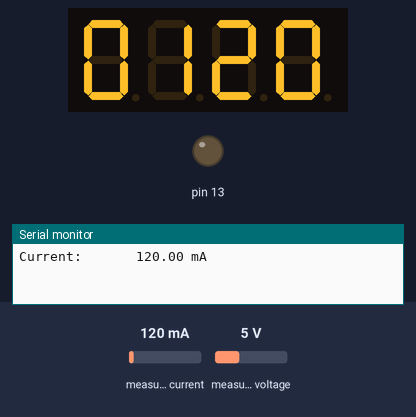
The sketch below on a simulated Arduino Uno, built with avr-gcc and run on an emulated ATmega328P. On the bench: 4-digit seven-segment display, output pins drawn as LEDs (lit = HIGH), the last lines printed to the serial monitor. Wiring (inferred from the names in the program): 4-digit 7-segment display, segments lit when LOW: segments A1, pin 3, pin 4, pin 5, A0, pin 7, pin 8; digit selects pin 11, pin 10, pin 9, pin 6. Inputs (shaded band) come from the test bench; at power-on: measured current 120 mA, measured voltage 5 V. The segment pins are drawn as the display they are named for; pins used as bus, display or sensor lines are not drawn.

Above: at 1.2 s.
1.3 s: measured current set to 40 mA
At 2.7 s:
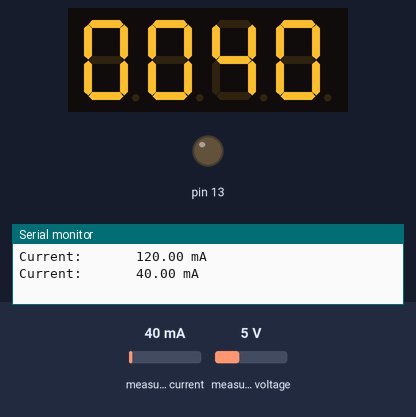
5.6 s: measured current set to 500 mA
At 7.1 s:
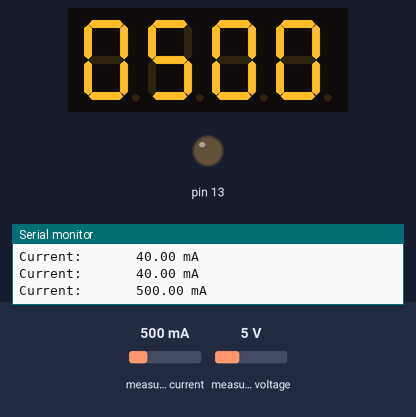
9.9 s: measured current set to 1000 mA
At 11.1 s:
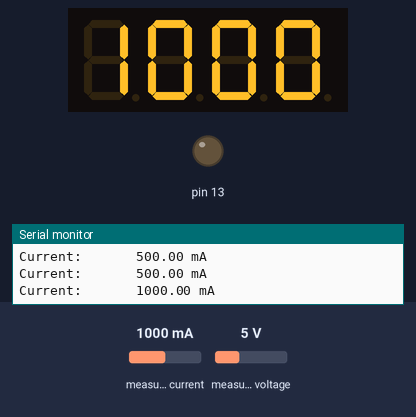
Timing chart, 0 to 12.9 s (numbered marks = the images above; inputs shaded):
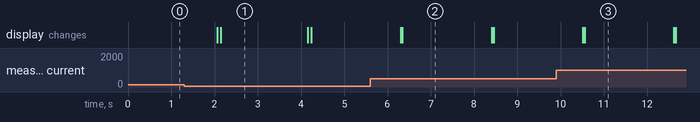

Measured:
- after the input at 1.3 s, the display: first differs from a run without the input after 0.84 s (image 1)
- after the input at 5.6 s, the display: first differs from a run without the input after 0.74 s (image 2)
- after the input at 9.9 s, the display: first differs from a run without the input after 0.66 s (image 3)
- what the display in image 1 shows lasts 2.1 s, from 2.1 s to 4.2 s
- what the display in image 2 shows lasts 2.1 s, from 6.3 s to 8.4 s

The sketch:

ina219_and_7_segment_lcd.ino
```cpp
// (licence header left out)
#include <Wire.h>
#include <Adafruit_INA219.h>

Adafruit_INA219 ina219;


int digit1 = 11; //PWM Display pin 1
int digit2 = 10; //PWM Display pin 2
int digit3 = 9; //PWM Display pin 6
int digit4 = 6; //PWM Display pin 8

//Pin mapping from Arduino to the ATmega DIP28 if you need it
//http://www.arduino.cc/en/Hacking/PinMapping
int segA = A1; //Display pin 14
int segB = 3; //Display pin 16
int segC = 4; //Display pin 13
int segD = 5; //Display pin 3
int segE = A0; //Display pin 5
int segF = 7; //Display pin 11
int segG = 8; //Display pin 15

void setup() {
  pinMode(segA, OUTPUT);
  pinMode(segB, OUTPUT);
  pinMode(segC, OUTPUT);
  pinMode(segD, OUTPUT);
  pinMode(segE, OUTPUT);
  pinMode(segF, OUTPUT);
  pinMode(segG, OUTPUT);

  pinMode(digit1, OUTPUT);
  pinMode(digit2, OUTPUT);
  pinMode(digit3, OUTPUT);
  pinMode(digit4, OUTPUT);

  pinMode(13, OUTPUT);

  Serial.begin(115200);

  ina219.begin();
//  ina219.setCalibration_32V_1A();
}

void loop() {

  long startTime = millis();


  float shuntvoltage = 0;
  float busvoltage = 0;
  float current_mA;
  float loadvoltage = 0;

  shuntvoltage = ina219.getShuntVoltage_mV();
  busvoltage = ina219.getBusVoltage_V();
  current_mA = ina219.getCurrent_mA();
  loadvoltage = busvoltage + (shuntvoltage / 1000);

//  Serial.print("Bus Voltage:   "); Serial.print(busvoltage); Serial.println(" V");
//  Serial.print("Shunt Voltage: "); Serial.print(shuntvoltage); Serial.println(" mV");
//  Serial.print("Load Voltage:  "); Serial.print(loadvoltage); Serial.println(" V");
  Serial.print("Current:       "); Serial.print(current_mA); Serial.println(" mA");
  Serial.println("");

//  displayNumber(millis()/1000);

//  displayNumber(current_mA);

  while( (millis() - startTime) < 2000) {
  displayNumber(current_mA);
  }
  delay(100);
}

//Given a number, we display 10:22
//After running through the 4 numbers, the display is left turned off

//Display brightness
//Each digit is on for a certain amount of microseconds
//Then it is off until we have reached a total of 20ms for the function call
//Let's assume each digit is on for 1000us
//If each digit is on for 1ms, there are 4 digits, so the display is off for 16ms.
//That's a ratio of 1ms to 16ms or 6.25% on time (PWM).
//Let's define a variable called brightness that varies from:
//5000 blindingly bright (15.7mA current draw per digit)
//2000 shockingly bright (11.4mA current draw per digit)
//1000 pretty bright (5.9mA)
//500 normal (3mA)
//200 dim but readable (1.4mA)
//50 dim but readable (0.56mA)
//5 dim but readable (0.31mA)
//1 dim but readable in dark (0.28mA)

void displayNumber(int toDisplay) {
#define DISPLAY_BRIGHTNESS  500

#define DIGIT_ON  HIGH
#define DIGIT_OFF  LOW

  long beginTime = millis();

  for(int digit = 4 ; digit > 0 ; digit--) {

    //Turn on a digit for a short amount of time
    switch(digit) {
    case 1:
      digitalWrite(digit1, DIGIT_ON);
      break;
    case 2:
      digitalWrite(digit2, DIGIT_ON);
      break;
    case 3:
      digitalWrite(digit3, DIGIT_ON);
      break;
    case 4:
      digitalWrite(digit4, DIGIT_ON);
      break;
    }

    //Turn on the right segments for this digit
    lightNumber(toDisplay % 10);
    toDisplay /= 10;

    delayMicroseconds(DISPLAY_BRIGHTNESS); //Display this digit for a fraction of a second (between 1us and 5000us, 500 is pretty good)

    resetDisplay();

  }

  while( (millis() - beginTime) < 10) ; //Wait for 20ms to pass before we paint the display again
}

void resetDisplay() {
      //Turn off all segments
    lightNumber(10);

    //Turn off all digits
    digitalWrite(digit1, LOW);
    digitalWrite(digit2, LOW);
    digitalWrite(digit3, LOW);
    digitalWrite(digit4, LOW);

}


//Given a number, turns on those segments
//If number == 10, then turn off number
void lightNumber(int numberToDisplay) {

#define SEGMENT_ON  LOW
#define SEGMENT_OFF HIGH

  switch (numberToDisplay){

  case 0:
    digitalWrite(segA, SEGMENT_ON);
    digitalWrite(segB, SEGMENT_ON);
    digitalWrite(segC, SEGMENT_ON);
    digitalWrite(segD, SEGMENT_ON);
    digitalWrite(segE, SEGMENT_ON);
    digitalWrite(segF, SEGMENT_ON);
    digitalWrite(segG, SEGMENT_OFF);
    break;

  case 1:
    digitalWrite(segA, SEGMENT_OFF);
    digitalWrite(segB, SEGMENT_ON);
    digitalWrite(segC, SEGMENT_ON);
    digitalWrite(segD, SEGMENT_OFF);
    digitalWrite(segE, SEGMENT_OFF);
    digitalWrite(segF, SEGMENT_OFF);
    digitalWrite(segG, SEGMENT_OFF);
    break;

  case 2:
    digitalWrite(segA, SEGMENT_ON);
    digitalWrite(segB, SEGMENT_ON);
    digitalWrite(segC, SEGMENT_OFF);
    digitalWrite(segD, SEGMENT_ON);
    digitalWrite(segE, SEGMENT_ON);
    digitalWrite(segF, SEGMENT_OFF);
    digitalWrite(segG, SEGMENT_ON);
    break;

  case 3:
    digitalWrite(segA, SEGMENT_ON);
    digitalWrite(segB, SEGMENT_ON);
    digitalWrite(segC, SEGMENT_ON);
    digitalWrite(segD, SEGMENT_ON);
    digitalWrite(segE, SEGMENT_OFF);
    digitalWrite(segF, SEGMENT_OFF);
    digitalWrite(segG, SEGMENT_ON);
    break;

  case 4:
    digitalWrite(segA, SEGMENT_OFF);
    digitalWrite(segB, SEGMENT_ON);
    digitalWrite(segC, SEGMENT_ON);
    digitalWrite(segD, SEGMENT_OFF);
    digitalWrite(segE, SEGMENT_OFF);
    digitalWrite(segF, SEGMENT_ON);
    digitalWrite(segG, SEGMENT_ON);
    break;

  case 5:
    digitalWrite(segA, SEGMENT_ON);
    digitalWrite(segB, SEGMENT_OFF);
    digitalWrite(segC, SEGMENT_ON);
    digitalWrite(segD, SEGMENT_ON);
    digitalWrite(segE, SEGMENT_OFF);
    digitalWrite(segF, SEGMENT_ON);
    digitalWrite(segG, SEGMENT_ON);
    break;

  case 6:
    digitalWrite(segA, SEGMENT_ON);
    digitalWrite(segB, SEGMENT_OFF);
    digitalWrite(segC, SEGMENT_ON);
    digitalWrite(segD, SEGMENT_ON);
    digitalWrite(segE, SEGMENT_ON);
    digitalWrite(segF, SEGMENT_ON);
    digitalWrite(segG, SEGMENT_ON);
    break;

  case 7:
    digitalWrite(segA, SEGMENT_ON);
    digitalWrite(segB, SEGMENT_ON);
    digitalWrite(segC, SEGMENT_ON);
    digitalWrite(segD, SEGMENT_OFF);
    digitalWrite(segE, SEGMENT_OFF);
    digitalWrite(segF, SEGMENT_OFF);
    digitalWrite(segG, SEGMENT_OFF);
    break;

  case 8:
    digitalWrite(segA, SEGMENT_ON);
    digitalWrite(segB, SEGMENT_ON);
    digitalWrite(segC, SEGMENT_ON);
    digitalWrite(segD, SEGMENT_ON);
    digitalWrite(segE, SEGMENT_ON);
    digitalWrite(segF, SEGMENT_ON);
    digitalWrite(segG, SEGMENT_ON);
    break;

  case 9:
    digitalWrite(segA, SEGMENT_ON);
    digitalWrite(segB, SEGMENT_ON);
    digitalWrite(segC, SEGMENT_ON);
    digitalWrite(segD, SEGMENT_ON);
    digitalWrite(segE, SEGMENT_OFF);
    digitalWrite(segF, SEGMENT_ON);
    digitalWrite(segG, SEGMENT_ON);
    break;

  case 10:
    digitalWrite(segA, SEGMENT_OFF);
    digitalWrite(segB, SEGMENT_OFF);
    digitalWrite(segC, SEGMENT_OFF);
    digitalWrite(segD, SEGMENT_OFF);
    digitalWrite(segE, SEGMENT_OFF);
    digitalWrite(segF, SEGMENT_OFF);
    digitalWrite(segG, SEGMENT_OFF);
    break;
  }
}
```
